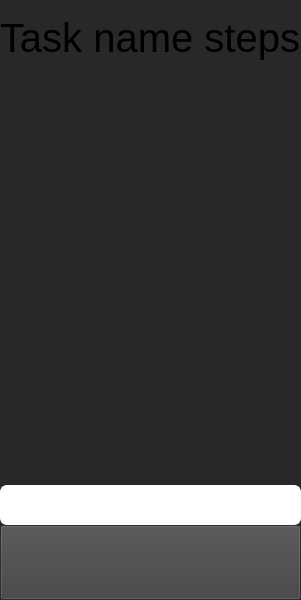
                 <widget class="QWidget" name="steps_widget" native="true">
                  <property name="minimumSize">
                   <size>
                    <width>0</width>
                    <height>600</height>
                   </size>
                  </property>
                  <property name="styleSheet">
                   <string notr="true">background-color: rgb(40,40, 40);
</string>
                  </property>
                  <layout class="QVBoxLayout" name="verticalLayout_4">
                   <property name="spacing">
                    <number>0</number>
                   </property>
                   <property name="leftMargin">
                    <number>0</number>
                   </property>
                   <property name="topMargin">
                    <number>0</number>
                   </property>
                   <property name="rightMargin">
                    <number>0</number>
                   </property>
                   <property name="bottomMargin">
                    <number>0</number>
                   </property>
                   <item>
                    <widget class="QLabel" name="steps_label">
                     <property name="minimumSize">
                      <size>
                       <width>0</width>
                       <height>75</height>
                      </size>
                     </property>
                     <property name="maximumSize">
                      <size>
                       <width>16777215</width>
                       <height>75</height>
                      </size>
                     </property>
                     <property name="font">
                      <font>
                       <pointsize>30</pointsize>
                       <bold>false</bold>
                       <kerning>true</kerning>
                      </font>
                     </property>
                     <property name="text">
                      <string>Task name steps</string>
                     </property>
                     <property name="wordWrap">
                      <bool>true</bool>
                     </property>
                    </widget>
                   </item>
                   <item>
                    <layout class="QVBoxLayout" name="verticalLayout_3"/>
                   </item>
                   <item>
                    <spacer name="verticalSpacer">
                     <property name="orientation">
                      <enum>Qt::Orientation::Vertical</enum>
                     </property>
                     <property name="sizeHint" stdset="0">
                      <size>
                       <width>20</width>
                       <height>40</height>
                      </size>
                     </property>
                    </spacer>
                   </item>
                   <item>
                    <widget class="QProgressBar" name="task_step_progress">
                     <property name="sizePolicy">
                      <sizepolicy hsizetype="Expanding" vsizetype="Preferred">
                       <horstretch>0</horstretch>
                       <verstretch>0</verstretch>
                      </sizepolicy>
                     </property>
                     <property name="minimumSize">
                      <size>
                       <width>0</width>
                       <height>40</height>
                      </size>
                     </property>
                     <property name="maximumSize">
                      <size>
                       <width>16777215</width>
                       <height>50</height>
                      </size>
                     </property>
                     <property name="styleSheet">
                      <string notr="true">
QProgressBar {
    border: 2px solid white;
    border-radius: 7px;
    background-color: white;
    padding: 0;
}

QProgressBar::chunk {
    background-color: rgb(17, 255, 57);
    border-radius: 7px;
}
</string>
                     </property>
                     <property name="value">
                      <number>0</number>
                     </property>
                     <property name="textVisible">
                      <bool>false</bool>
                     </property>
                    </widget>
                   </item>
                   <item>
                    <widget class="QPushButton" name="add_task_step_button">
                     <property name="sizePolicy">
                      <sizepolicy hsizetype="Preferred" vsizetype="Preferred">
                       <horstretch>0</horstretch>
                       <verstretch>0</verstretch>
                      </sizepolicy>
                     </property>
                     <property name="minimumSize">
                      <size>
                       <width>0</width>
                       <height>75</height>
                      </size>
                     </property>
                     <property name="maximumSize">
                      <size>
                       <width>16777215</width>
                       <height>100</height>
                      </size>
                     </property>
                     <property name="styleSheet">
                      <string notr="true">background-color: rgb(65, 65, 65);</string>
                     </property>
                     <property name="text">
                      <string/>
                     </property>
                     <property name="icon">
                      <iconset>
                       <normaloff>icons_white/plus.svg</normaloff>icons_white/plus.svg</iconset>
                     </property>
                     <property name="iconSize">
                      <size>
                       <width>40</width>
                       <height>40</height>
                      </size>
                     </property>
                    </widget>
                   </item>
                  </layout>
                 </widget>
